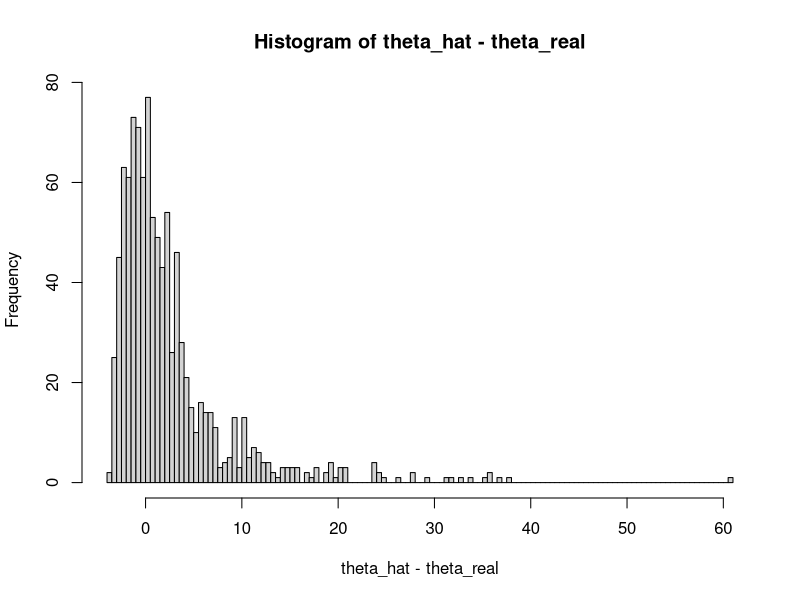

Generate this figure with R:
## ---- chunk 1
theta_real <- 5
X <- matrix(rexp(n = 1000 * 3, rate = theta_real), ncol = 3)

T <- apply(X = X, MARGIN = 1, FUN = sum)

theta_hat <- 3 / T

hist(theta_hat - theta_real, breaks = 100)

## ---- chunk 2
mean(theta_hat - theta_real)
## ---- chunk 3
U <- 2 / T
mean(U - theta_real)
## ---- chunk 4
var(U) + mean(U-theta_real)^2
## ---- chunk 5
var(theta_hat) + mean(theta_hat-theta_real)^2
## ---- chunk 6
theta_bayes <- 4/(2+T)
var(theta_bayes) + mean(theta_bayes-theta_real)^2
